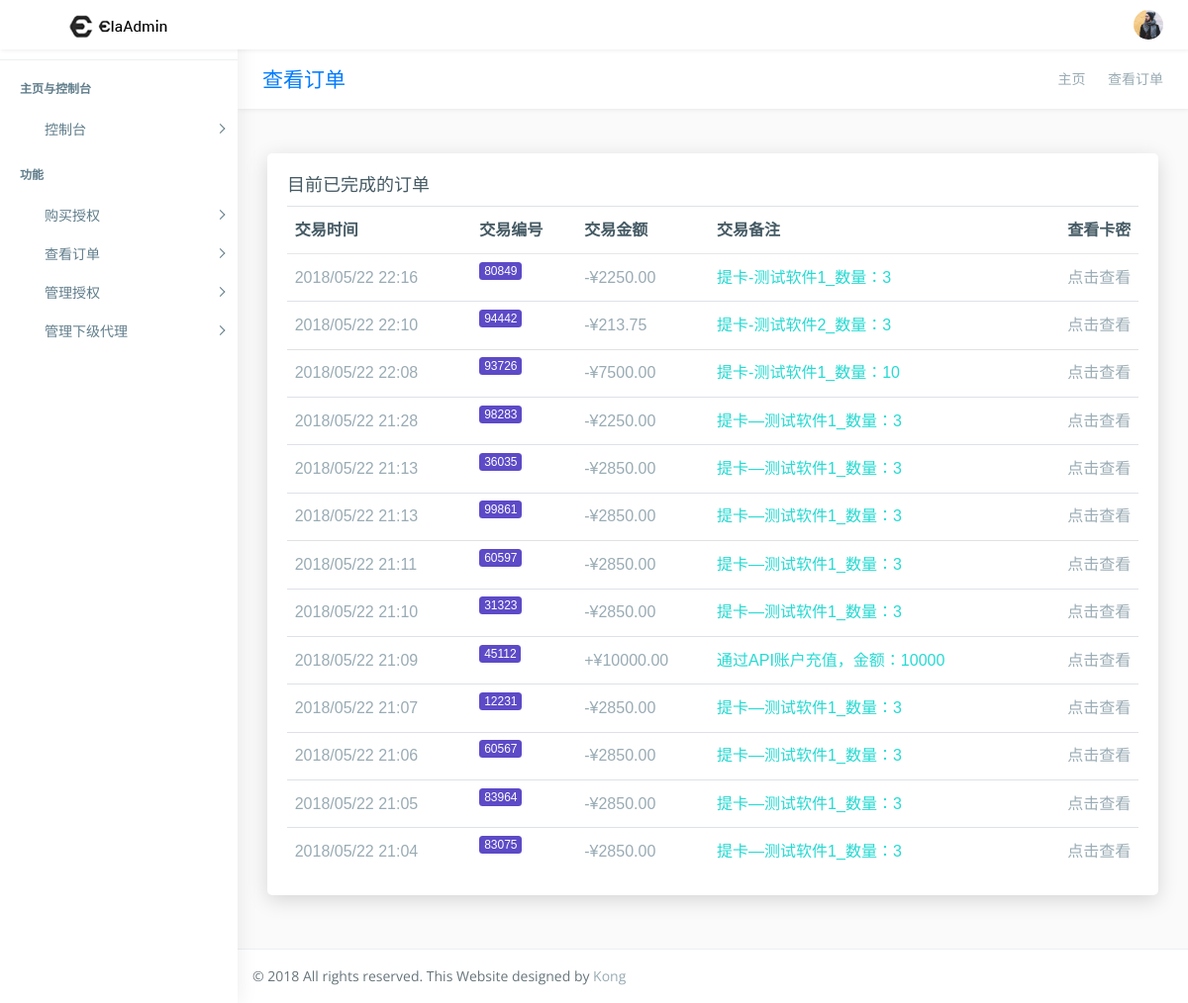
/shop/check_all_deal/ (signed in), run on the app's committed database.
### main_app/models.py (models this page shows)
class Deal_record(models.Model):
    time = models.DateTimeField(verbose_name="交易时间",auto_now_add=True)
    deal_code = models.CharField(verbose_name="交易编号",max_length=5)
    acount = models.ForeignKey(User,verbose_name="交易账户")
    money = models.DecimalField(max_digits=8,decimal_places=2,verbose_name="交易金额",default=0)
    symbol =models.BooleanField(default=True,verbose_name="正负符号") #如果为True，就是交易为入账，如果为负，账户出账
    notes = models.CharField(default="无",verbose_name="交易备注",max_length=30,blank=True)

### main_app/views/web/base_web.py (the view)
# urls.py: url(r'^shop/check_all_deal/$',check_all_deal,name='check_all_deal'),
@login_required
def check_all_deal(request):
    all_deal = Deal_record.objects.filter(acount=request.user).order_by("time")
    all_deal = all_deal.reverse()
    context = {"all_deal":all_deal}
    return render(request,"page-deal.html",context)

### templates/page-deal.html (shortened to what this page needs)
{% extends "base.html" %}
{% load staticfiles %}
{% block wrapper %}
        <div class="page-wrapper">
            <div class="row page-titles">
                <div class="col-md-5 align-self-center">
                    <h3 class="text-primary">查看订单</h3> </div>
                <div class="col-md-7 align-self-center">
                    <ol class="breadcrumb">
                        <li class="breadcrumb-item"><a href="{% url "index" %}">主页</a></li>
                        <li class="breadcrumb-item active">查看订单</li>
                    </ol>
                </div>
            </div>
            <div class="container-fluid">
                <div class="row">
                    <div class="col-lg-12">
                        <div class="card">
                            <div class="card-title">
                                <h4>目前已完成的订单 </h4>
                            </div>
                            <div class="card-body">
                                <div class="table-responsive">
                                    <table class="table table-hover ">
                                        <thead>
                                            <tr>
                                                <th>交易时间</th>
                                                <th>交易编号</th>
                                                <th>交易金额</th>
                                                <th>交易备注</th>
                                                <th>查看卡密</th>
                                            </tr>
                                        </thead>
                                        <tbody>
                                        {% if all_deal %}
                                            {% for i in all_deal %}
                                            <tr>
                                                <td>{{ i.time|date:"Y/m/d H:i" }}</td>
                                                <td><span class="badge badge-primary">{{ i.deal_code }}</span></td>
                                                <td>
                                                    {% if i.symbol %}
                                                    +¥{{ i.money }}
                                                    {% else %}
                                                    -¥{{ i.money }}
                                                    {% endif %}
                                                </td>
                                                <td class="color-success">{{ i.notes }}</td>
                                                <td><a href="{% url "check_deal" i.deal_code %}">点击查看</a></td>
                                            </tr>
                                            {% endfor %}
                                        {% endif %}
                                        </tbody>
                                    </table>
                                </div>
                            </div>
                        </div>
                    </div>
                </div>
            </div>
{% endblock wrapper %}

### data on the page
Deal_record: time "2018/05/22 22:16", deal_code "80849", money "2250.00", notes "提卡-测试软件1_数量：3"
Deal_record: time "2018/05/22 22:10", deal_code "94442", money "213.75", notes "提卡-测试软件2_数量：3"
Deal_record: time "2018/05/22 22:08", deal_code "93726", money "7500.00", notes "提卡-测试软件1_数量：10"
Deal_record: time "2018/05/22 21:28", deal_code "98283", money "2250.00", notes "提卡—测试软件1_数量：3"
Deal_record: time "2018/05/22 21:13", deal_code "36035", money "2850.00", notes "提卡—测试软件1_数量：3"
Deal_record: time "2018/05/22 21:13", deal_code "99861", money "2850.00", notes "提卡—测试软件1_数量：3"
Deal_record: time "2018/05/22 21:11", deal_code "60597", money "2850.00", notes "提卡—测试软件1_数量：3"
Deal_record: time "2018/05/22 21:10", deal_code "31323", money "2850.00", notes "提卡—测试软件1_数量：3"
Deal_record: time "2018/05/22 21:09", deal_code "45112", money "10000.00", notes "通过API账户充值，金额：10000"
Deal_record: time "2018/05/22 21:07", deal_code "12231", money "2850.00", notes "提卡—测试软件1_数量：3"
Deal_record: time "2018/05/22 21:06", deal_code "60567", money "2850.00", notes "提卡—测试软件1_数量：3"
Deal_record: time "2018/05/22 21:05", deal_code "83964", money "2850.00", notes "提卡—测试软件1_数量：3"
Deal_record: time "2018/05/22 21:04", deal_code "83075", money "2850.00", notes "提卡—测试软件1_数量：3"
